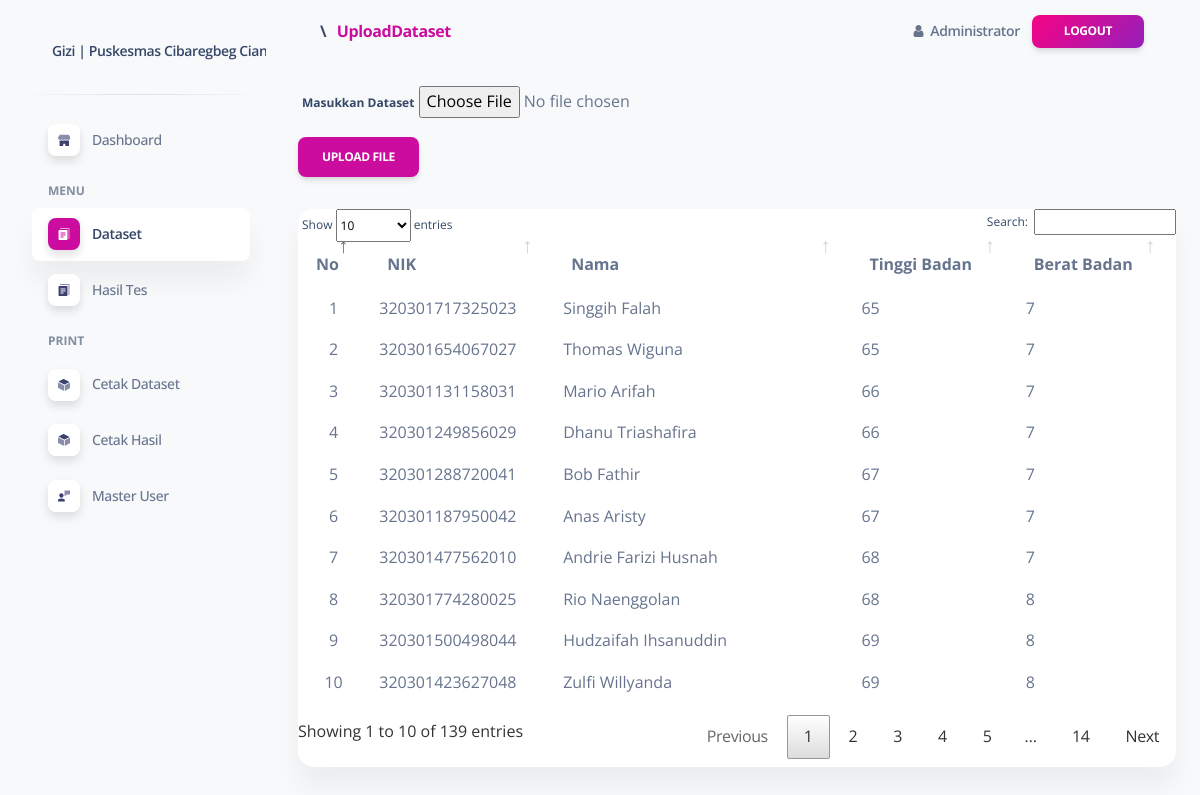
The app's page /portal/media.php?module=uploadDataset (signed in) with its own data.
### tables this page shows
CREATE TABLE `dataset` (
  `id` int(255) NOT NULL,
  `nik` varchar(255) NOT NULL,
  `nama` varchar(255) NOT NULL,
  `tb` varchar(255) NOT NULL,
  `bb` varchar(255) NOT NULL
);

### portal/module/uploadDataset/index.php (the view, shortened to what this page needs)
<div class="row">
    <div class="col-sm-12">
        <form action="" method="POST" enctype="multipart/form-data">
            <div class="form-group">
                <label for="exampleFormControlFile1">Masukkan Dataset</label>
                <input type="file" class="form-control-file" id="formFile" name="filexls">
            </div>
            <div class="form-group">
                <input type="submit" name="submit" class="btn btn-primary" value="Upload File">
            </div>
        </form>
        <?php
        include_once '../../config/koneksi.php';
        $query = mysqli_query($conn, "SELECT * FROM dataset");
        ?>
        <div class="col-sm-12">
            <div class="card">
                <div class="card-body px-0 pt-0 pb-2">
                    <div class="table-responsive p-0">
                        <table class="table" id="datatablesDataset">
                            <thead class="thead-dark">
                                <tr>
                                    <th scope="col" align="center">No</th>
                                    <th scope="col">NIK</th>
                                    <th scope="col">Nama</th>
                                    <th scope="col">Tinggi Badan</th>
                                    <th scope="col">Berat Badan</th>
                                </tr>
                            </thead>
                            <tbody>
                                <?php if (mysqli_num_rows($query) > 0) { ?>
                                    <?php
                                    $no = 1;
                                    while ($data = mysqli_fetch_array($query)) {
                                    ?>
                                        <tr>
                                            <td align="center"><?php echo $no ?></td>
                                            <td><?php echo $data["nik"]; ?></td>
                                            <td><?php echo $data["nama"]; ?></td>
                                            <td><?php echo $data["tb"]; ?></td>
                                            <td><?php echo $data["bb"]; ?></td>
                                        </tr>
                                    <?php $no++;
                                    } ?>
                                <?php } ?>
                            </tbody>
                        </table>
                    </div>
                </div>
            </div>
        </div>

### portal/layout/head.php (style rules this page uses)
th { text-align: left; }

### records on screen
dataset: nik "320301717325023", nama "Singgih Falah", tb "65", bb "7"
dataset: nik "320301654067027", nama "Thomas Wiguna", tb "65", bb "7"
dataset: nik "320301131158031", nama "Mario Arifah", tb "66", bb "7"
dataset: nik "320301249856029", nama "Dhanu Triashafira", tb "66", bb "7"
dataset: nik "320301288720041", nama "Bob Fathir", tb "67", bb "7"
dataset: nik "320301187950042", nama "Anas Aristy", tb "67", bb "7"
dataset: nik "320301477562010", nama "Andrie Farizi Husnah", tb "68", bb "7"
dataset: nik "320301774280025", nama "Rio Naenggolan", tb "68", bb "8"
dataset: nik "320301500498044", nama "Hudzaifah Ihsanuddin", tb "69", bb "8"
dataset: nik "320301423627048", nama "Zulfi Willyanda", tb "69", bb "8"

### other values on screen
TITLE "Gizi | Puskesmas Cibaregbeg…"
implode(" <span style='padding:6px'>\</span> ",$bc) "\\"
$bread['text'] "UploadDataset"
$_SESSION['nama'] "Administrator"
